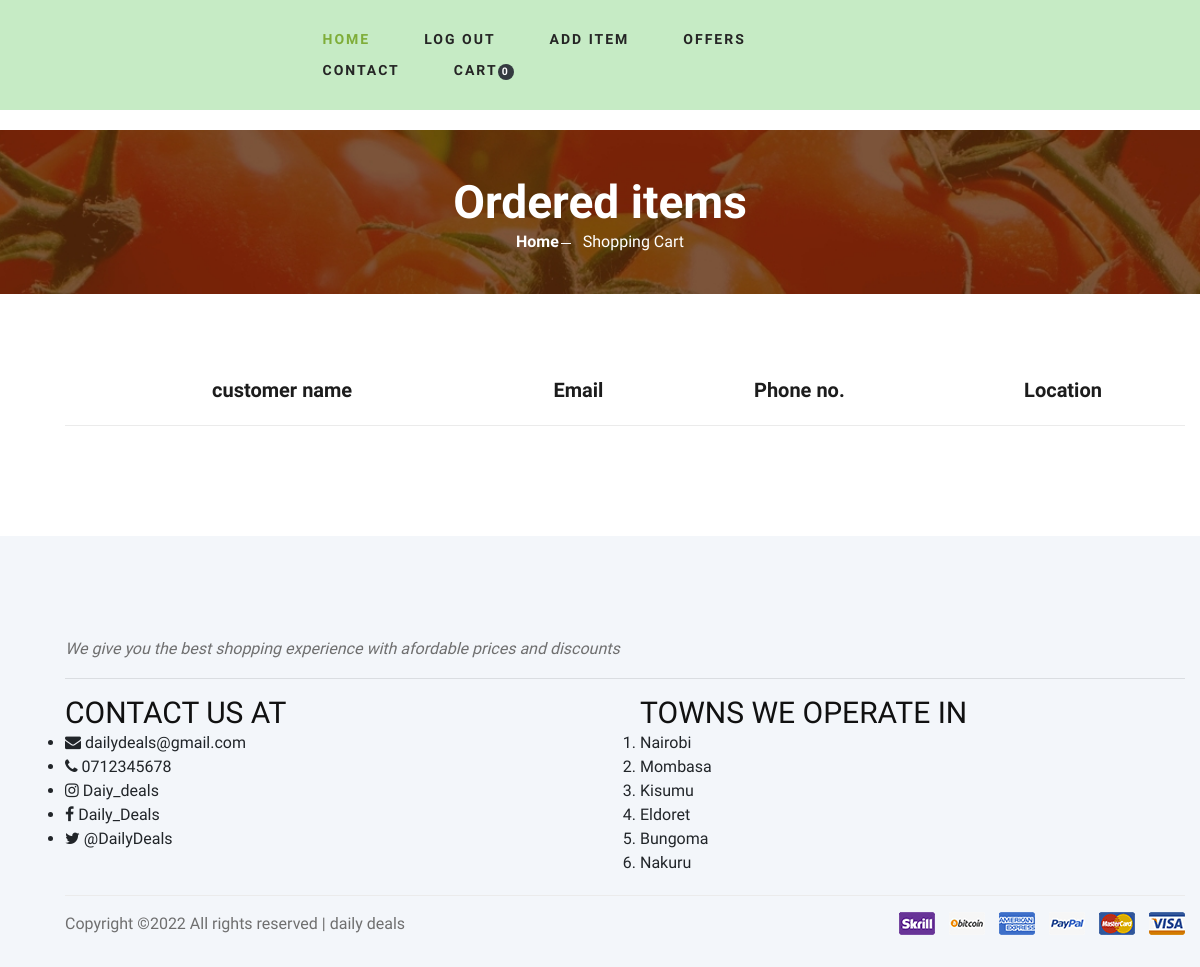
Before: /cart (signed in) with the older database file.
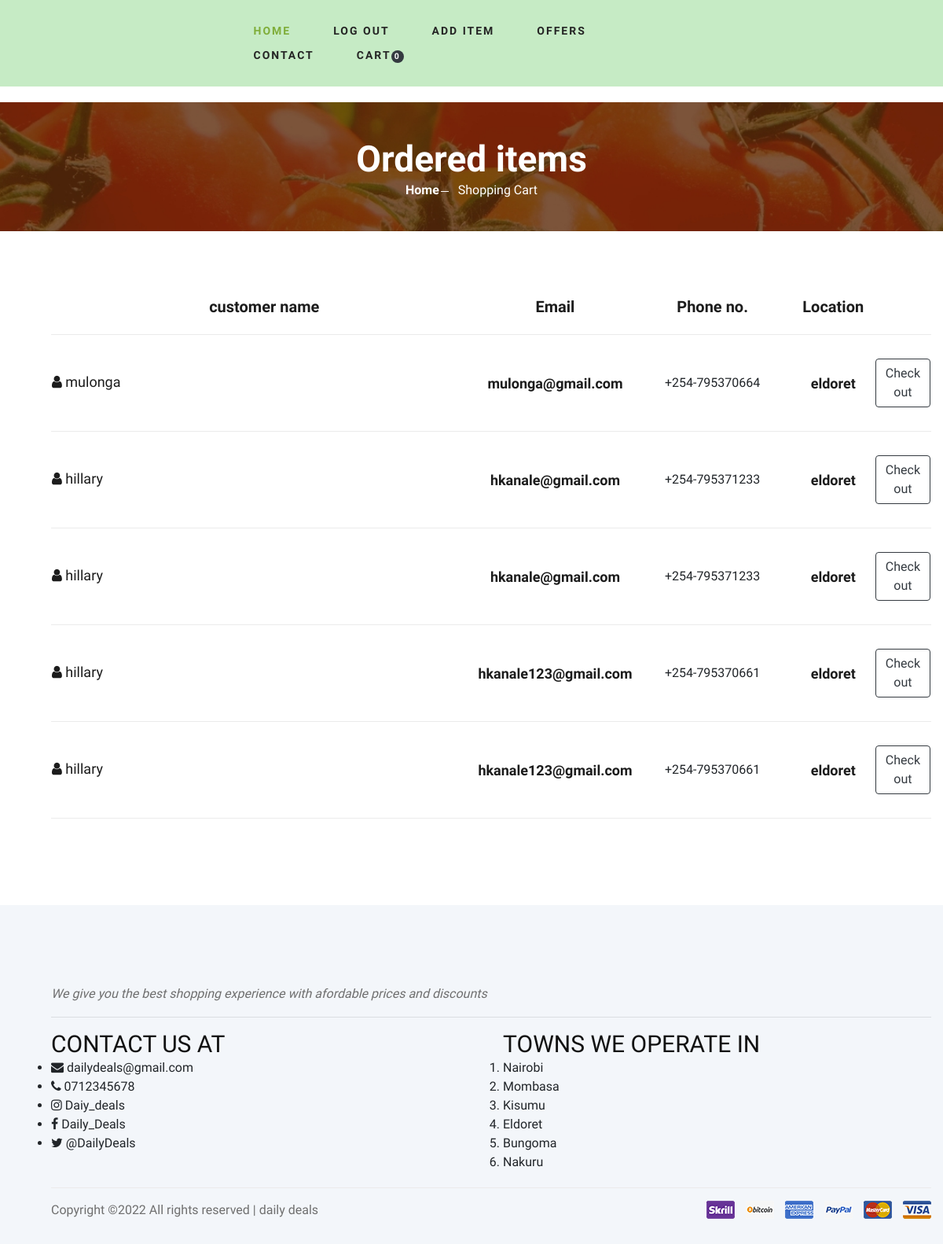
After: the same page with the newer database file.
### main.py (models this page shows)
class CartItems(db.Model):
    __tablename__ = "cart_items"
    id = db.Column(db.Integer, primary_key=True)
    item_name = db.Column(db.String(500), nullable=False)
    item_price = db.Column(db.Integer, nullable=False)
    customer_id = db.Column(db.Integer, db.ForeignKey('users.id'))
    customer_name = relationship("User", back_populates="cart_items")

class User(UserMixin, db.Model):
    __tablename__ = "users"
    id = db.Column(db.Integer, primary_key=True)
    email = db.Column(db.String(100), unique=True)
    password = db.Column(db.String(100))
    name = db.Column(db.String(1000))
    location = db.Column(db.String(1000))
    phone = db.Column(db.Integer, unique=True)
    cart_items = relationship("CartItems", back_populates="customer_name")
    items = relationship("Items", back_populates="customer")

### main.py (the view)
@app.route('/cart')
def cart():
    cart_items = CartItems.query.filter_by(customer_id=current_user.get_id()).all()
    total_items = len(cart_items)
    ordered_items = CartItems.query.all()
    total = 0
    for item in cart_items:
        total += item.item_price
    if not current_user.is_authenticated:
        flash("You need to login or register in order to purchase any item.")
        return redirect(url_for("login"))
    return render_template("cart.html", items=ordered_items, total=total, current_user=current_user,
                           total_items=total_items, cart_items=cart_items)

### main.py (called while the page is built)
@login_manager.user_loader
def load_user(user_id):
    return User.query.get(int(user_id))

### templates/cart.html (shortened to what this page needs)
{% include "header.html" %}
{% import "bootstrap/wtf.html" as wtf %}
    <section class="breadcrumb-section set-bg" data-setbg="img/breadcrumb.jpg">
        <div class="container">
            <div class="row">
                <div class="col-lg-12 text-center">
                    <div class="breadcrumb__text">
                        {% if current_user.id == 1: %}
                        <h2>Ordered items</h2>
                        {% else: %}
                        <h2>Shopping Cart</h2>
                        {% endif %}
                        <div class="breadcrumb__option">
                            <a href="{{url_for('home')}}">Home</a>
                            <span>Shopping Cart</span>
                        </div>
                    </div>
                </div>
            </div>
        </div>
    </section>
    <section class="shoping-cart spad">
        <div class="container">
            <div class="row">
                <div class="col-lg-12">
                    <div class="shoping__cart__table">
                        <table>
                            <thead>
                                <tr>
                                    {% if current_user.id == 1: %}
                                    <th>customer name</th>
                                    <th>Email</th>
                                    <th>Phone no.</th>
                                    <th>Location</th>
                                    {% else %}
                                    <th class="shoping__product">Products</th>
                                    <th>Price</th>
                                    {% endif %}
                                </tr>
                            </thead>
                            <tbody>
                                {% for item in items: %}
                                {% if current_user.id == 1: %}
                                <tr>
                                  <td class="shoping__cart__item">
                                      <h5><i class="fa fa-solid fa-user"></i> {{ item.customer_name.name }}</h5>
                                  </td>
                                  <td class="shoping__cart__price">
                                      {{item.customer_name.email}}
                                  </td>
                                  <td class="shoping__cart__quantity">
                                    +254-{{item.customer_name.phone}}
                                  </td>
                                  <td class="shoping__cart__total">
                                    {{item.customer_name.location}}
                                  </td>
                                  <td class="shoping__cart__item__close">
                                    <div class="text-center cart"><a class="btn btn-outline-dark mt-auto" href="">Check out</a></div>
                                  </td>
                                </tr>
                                {% endif %}
                                {% endfor %}
                            </tbody>
                        </table>
                    </div>
                </div>
            </div>
        </div>
    </section>
    {% include "footer.html" %}
</body>
</html>

### templates/header.html (shortened to what this page needs)
<!DOCTYPE html>
<html lang="zxx">
<head>
    <link rel="stylesheet" href="static/css/bootstrap.min.css" type="text/css">
    <link rel="stylesheet" href="static/css/font-awesome.min.css" type="text/css">
    <link rel="stylesheet" href="static/css/elegant-icons.css" type="text/css">
    <link rel="stylesheet" href="static/css/nice-select.css" type="text/css">
    <link rel="stylesheet" href="static/css/jquery-ui.min.css" type="text/css">
    <link rel="stylesheet" href="static/css/owl.carousel.min.css" type="text/css">
    <link rel="stylesheet" href="static/css/slicknav.min.css" type="text/css">
    <link rel="stylesheet" href="static/css/style.css" type="text/css">
</head>
<body>
    <header class="header">
        <div class="container">
            <div class="row">
                <div class="col-lg-3">
                    <div class="header__logo">
                    </div>
                </div>
                <div class="col-lg-6">
                    <nav class="header__menu">
                        <ul>
                            <li class="active"><a href="{{url_for('home')}}">Home</a></li>
                            {% if not current_user.is_authenticated: %}
                            <li><a href="{{url_for('register')}}">Register</a></li>
                            <li><a href="{{ url_for('login') }}">Login</a></li>
                            {% else: %}
                            <li><a href="{{url_for('logout')}}">Log out</a></li>
                            {% endif %}
                            {% if current_user.id == 1: %}
                            <li><a href="{{url_for('add')}}">Add item</a></li>
                            <li><a href="{{url_for('add_offer')}}">Offers</a></li>
                            {%endif%}
                            <li><a href="{{url_for('contact')}}">Contact</a></li>
                            <li><a href="{{ url_for('cart') }}">Cart<span class="badge bg-dark text-white ms-1 rounded-pill"> {{ total_items }}</span></a></li>
                        </ul>
                    </nav>
                </div>
            </div>
        </div>
    </header>
    <body>
    </body>

### templates/footer.html (shortened to what this page needs)
<!doctype html>
<html lang="en">
<head>
    <link rel="stylesheet" href="static/css/bootstrap.min.css" type="text/css">
    <link rel="stylesheet" href="static/css/font-awesome.min.css" type="text/css">
    <link rel="stylesheet" href="static/css/elegant-icons.css" type="text/css">
    <link rel="stylesheet" href="static/css/nice-select.css" type="text/css">
    <link rel="stylesheet" href="static/css/jquery-ui.min.css" type="text/css">
    <link rel="stylesheet" href="static/css/owl.carousel.min.css" type="text/css">
    <link rel="stylesheet" href="static/css/slicknav.min.css" type="text/css">
    <link rel="stylesheet" href="static/css/style.css" type="text/css">
</head>
<body>
    <footer class="footer spad">
        <div class="container">
            <p><em> We give you the best shopping experience with afordable prices and discounts</em></p>
            <hr>
            <div class="row">
                <div class="col-lg-6">
                    <h3 class="about-text">CONTACT US AT</h3>
                    <ul>
                        <li><i class="fa fa-solid fa-envelope"></i> dailydeals@gmail.com</li>
                        <li><i class="fa fa-solid fa-phone"></i> 0712345678</li>
                        <li><i class="fa fa-brands fa-instagram"></i> Daiy_deals</li>
                        <li><i class="fa fa-brands fa-facebook"></i> Daily_Deals</li>
                        <li><i class="fa fa-brands fa-twitter"></i> @DailyDeals</li>
                    </ul>
                </div>
                <div class="col-lg-6 ">
                    <h3 class="about-text">TOWNS WE OPERATE IN</h3>
                    <ol>
                        <li>Nairobi</li>
                        <li>Mombasa</li>
                        <li>Kisumu</li>
                        <li>Eldoret</li>
                        <li>Bungoma</li>
                        <li>Nakuru</li>
                    </ol>
                </div>
            </div>
            <div class="row">
                <div class="col-lg-12">
                    <div class="footer__copyright">
                        <div class="footer__copyright__text"><p>
  Copyright &copy;<script>document.write(new Date().getFullYear());</script> All rights reserved | daily deals<a href="https://colorlib.com" target="_blank"></a>
  </p></div>
                        <div class="footer__copyright__payment"><img src="img/payment-item.png" alt=""></div>
                    </div>
                </div>
            </div>
        </div>
    </footer>
</body>
</html>

### static/css/style.css (style rules this page uses)
html, body { height: 100%; font-family: "Cairo", sans-serif; -webkit-font-smoothing: antialiased; font-smoothing: antialiased; }
h1, h2, h3, h4, h5, h6 { margin: 0; color: #111111; font-weight: 400; font-family: "Cairo", sans-serif; }
h2 { font-size: 36px; }
h3 { font-size: 30px; }
h5 { font-size: 18px; }
p { font-size: 16px; font-family: "Cairo", sans-serif; color: #6f6f6f; font-weight: 400; line-height: 26px; margin: 0 0 15px 0; }
img { max-width: 100%; }
ul, ol { padding: 0; margin: 0; }
.set-bg { background-repeat: no-repeat; background-size: cover; background-position: top center; }
.spad { padding-top: 100px; padding-bottom: 100px; padding-left: 50px; }
.header { background-color: #C6EBC5; margin-bottom: 20px; }
.header__logo { padding: 15px 0; }
.header__menu { padding: 24px 0; }
.header__menu ul li { list-style: none; display: inline-block; margin-right: 50px; position: relative; }
.header__menu ul li.active a { color: #7fad39; }
.header__menu ul li:last-child { margin-right: 0; }
.header__menu ul li a { font-size: 14px; color: #252525; text-transform: uppercase; font-weight: 700; letter-spacing: 2px; -webkit-transition: all, 0.3s; -moz-transition: all, 0.3s; -ms-transition: all, 0.3s; -o-transition: all, 0.3s; transition: all, 0.3s; padding: 5px 0; display: block; }
.breadcrumb-section { display: flex; align-items: center; padding: 45px 0 40px; }
.breadcrumb__text h2 { font-size: 46px; color: #ffffff; font-weight: 700; }
.breadcrumb__option a { display: inline-block; font-size: 16px; color: #ffffff; font-weight: 700; margin-right: 20px; position: relative; }
.breadcrumb__option a:after { position: absolute; right: -12px; top: 13px; height: 1px; width: 10px; background: #ffffff; content: ""; }
.breadcrumb__option span { display: inline-block; font-size: 16px; color: #ffffff; }
.shoping-cart { padding-top: 80px; padding-bottom: 80px; }
.shoping__cart__table { margin-bottom: 30px; }
.shoping__cart__table table { width: 100%; text-align: center; }
.shoping__cart__table table thead tr { border-bottom: 1px solid #ebebeb; }
.shoping__cart__table table thead th { font-size: 20px; font-weight: 700; color: #1c1c1c; padding-bottom: 20px; }
.shoping__cart__table table tbody tr td { padding-top: 30px; padding-bottom: 30px; border-bottom: 1px solid #ebebeb; }
.shoping__cart__table table tbody tr td.shoping__cart__item { width: 630px; text-align: left; }
.shoping__cart__table table tbody tr td.shoping__cart__item h5 { color: #1c1c1c; display: inline-block; }
.shoping__cart__table table tbody tr td.shoping__cart__price { font-size: 18px; color: #1c1c1c; font-weight: 700; width: 100px; }
.shoping__cart__table table tbody tr td.shoping__cart__total { font-size: 18px; color: #1c1c1c; font-weight: 700; width: 110px; }
.shoping__cart__table table tbody tr td.shoping__cart__item__close { text-align: right; }
.shoping__cart__table table tbody tr td.shoping__cart__quantity { width: 225px; }
.footer { background: #F3F6FA; padding-top: 100px; padding-bottom: 0; }
.footer__copyright { border-top: 1px solid #ebebeb; padding: 15px 0; overflow: hidden; margin-top: 20px; }
.footer__copyright__text { font-size: 14px; color: #1c1c1c; float: left; line-height: 25px; }
.footer__copyright__payment { float: right; }
@media only screen and (min-width: 1200px) { .container { max-width: 1170px; } }

Changed rows visible on the page:
added CartItems: customer_name.name "mulonga", customer_name.email "mulonga@gmail.com", customer_name.phone "795370664", customer_name.location "eldoret"
added CartItems: customer_name.name "hillary", customer_name.email "hkanale@gmail.com", customer_name.phone "795371233", customer_name.location "eldoret"
added CartItems: customer_name.name "hillary", customer_name.email "hkanale@gmail.com", customer_name.phone "795371233", customer_name.location "eldoret"
added CartItems: customer_name.name "hillary", customer_name.email "hkanale123@gmail.com", customer_name.phone "795370661", customer_name.location "eldoret"
added CartItems: customer_name.name "hillary", customer_name.email "hkanale123@gmail.com", customer_name.phone "795370661", customer_name.location "eldoret"
